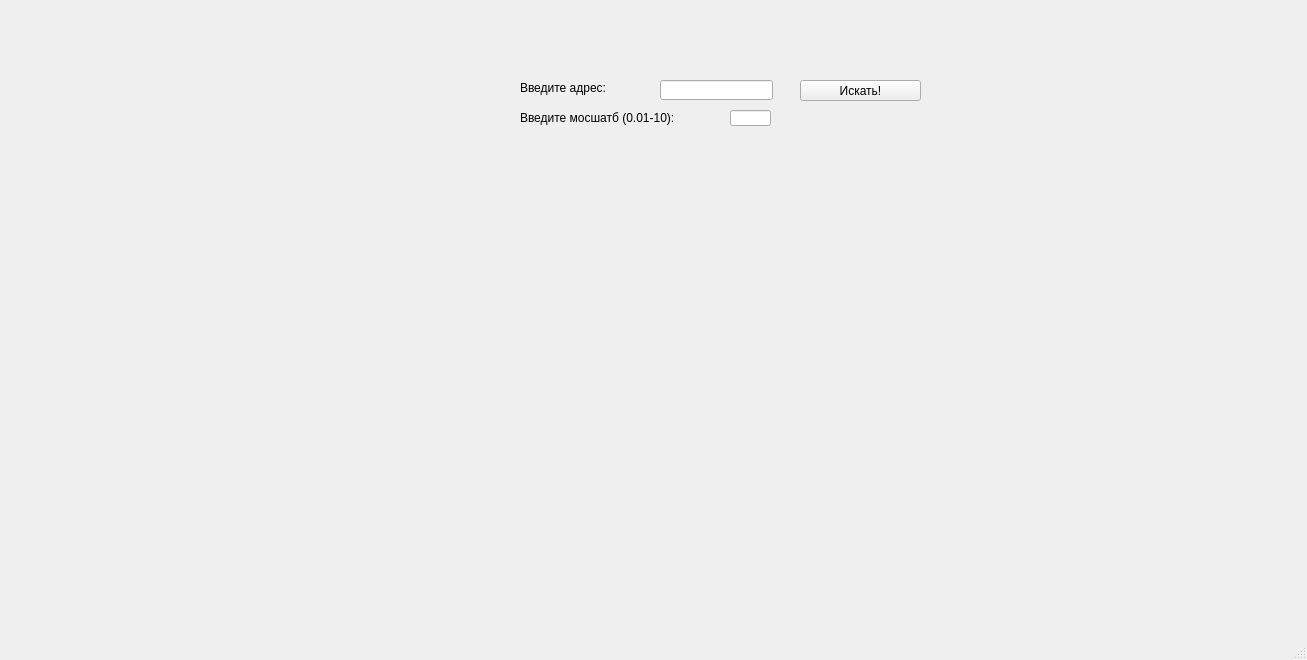
<?xml version="1.0" encoding="UTF-8"?>
<ui version="4.0">
 <class>MainWindow</class>
 <widget class="QMainWindow" name="MainWindow">
  <property name="geometry">
   <rect>
    <x>0</x>
    <y>0</y>
    <width>1307</width>
    <height>660</height>
   </rect>
  </property>
  <property name="windowTitle">
   <string>MainWindow</string>
  </property>
  <widget class="QWidget" name="centralwidget">
   <widget class="QLabel" name="map">
    <property name="geometry">
     <rect>
      <x>80</x>
      <y>80</y>
      <width>411</width>
      <height>351</height>
     </rect>
    </property>
    <property name="text">
     <string/>
    </property>
   </widget>
   <widget class="QLabel" name="label">
    <property name="geometry">
     <rect>
      <x>520</x>
      <y>80</y>
      <width>131</width>
      <height>16</height>
     </rect>
    </property>
    <property name="text">
     <string>Введите адрес:</string>
    </property>
   </widget>
   <widget class="QLineEdit" name="address_input">
    <property name="geometry">
     <rect>
      <x>660</x>
      <y>80</y>
      <width>113</width>
      <height>20</height>
     </rect>
    </property>
   </widget>
   <widget class="QPushButton" name="search_butt">
    <property name="geometry">
     <rect>
      <x>800</x>
      <y>80</y>
      <width>121</width>
      <height>21</height>
     </rect>
    </property>
    <property name="text">
     <string>Искать!</string>
    </property>
   </widget>
   <widget class="QLabel" name="label_2">
    <property name="geometry">
     <rect>
      <x>520</x>
      <y>100</y>
      <width>131</width>
      <height>16</height>
     </rect>
    </property>
    <property name="text">
     <string/>
    </property>
   </widget>
   <widget class="QLabel" name="label_3">
    <property name="geometry">
     <rect>
      <x>520</x>
      <y>110</y>
      <width>211</width>
      <height>16</height>
     </rect>
    </property>
    <property name="text">
     <string>Введите мосшатб (0.01-10):</string>
    </property>
   </widget>
   <widget class="QLineEdit" name="delta_input">
    <property name="geometry">
     <rect>
      <x>730</x>
      <y>110</y>
      <width>41</width>
      <height>16</height>
     </rect>
    </property>
   </widget>
  </widget>
  <widget class="QMenuBar" name="menubar">
   <property name="geometry">
    <rect>
     <x>0</x>
     <y>0</y>
     <width>1307</width>
     <height>18</height>
    </rect>
   </property>
  </widget>
  <widget class="QStatusBar" name="statusbar"/>
 </widget>
 <resources/>
 <connections/>
</ui>
